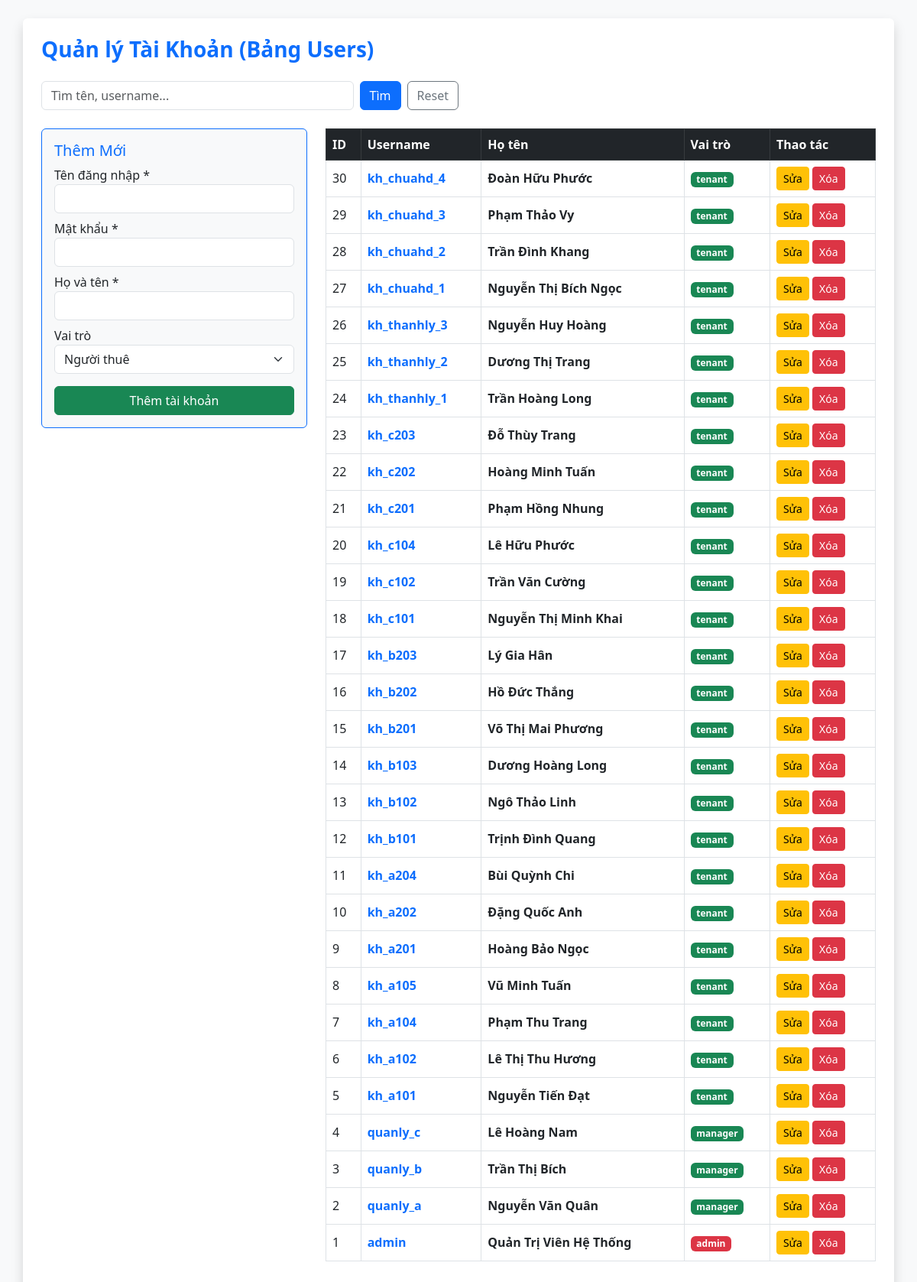
The app's page /BaiTapCaNhan/02_NguyenAnhNgoc/UserController.php with its own data.
### tables this page shows
CREATE TABLE `users` (
  `id` int NOT NULL AUTO_INCREMENT,
  `username` varchar(50) NOT NULL,
  `password` varchar(255) NOT NULL,
  `full_name` varchar(100) NOT NULL,
  `phone` varchar(20) NOT NULL,
  `cccd` varchar(20) DEFAULT NULL,
  `birthday` date DEFAULT NULL,
  `gender` varchar(10) DEFAULT 'Nam',
  `email` varchar(100) NOT NULL,
  `occupation` varchar(100) DEFAULT NULL,
  `hometown` varchar(255) DEFAULT NULL,
  `emergency_contact` varchar(100) DEFAULT NULL,
  `status` varchar(50) DEFAULT 'Đang thuê',
  `roommate_name` varchar(100) DEFAULT NULL,
  `roommate_phone` varchar(20) DEFAULT NULL,
  `role` enum('admin','landlord','tenant','manager') NOT NULL DEFAULT 'tenant',
  `preferred_room_id` int DEFAULT NULL,
  `created_at` timestamp NULL DEFAULT CURRENT_TIMESTAMP,
  PRIMARY KEY (`id`),
  UNIQUE KEY `username` (`username`),
  UNIQUE KEY `email` (`email`)
);

### BaiTapCaNhan/02_NguyenAnhNgoc/UserController.php (called while the page is built, shortened)
<?php
require_once __DIR__ . '/UserRepository.php';
class UserController {
    private $repository;
    public function __construct() {
        $this->repository = new UserRepository();
    }
    public function index() {
        $edit_user = null;
        $keyword = trim($_GET['keyword'] ?? '');
        $users = $this->repository->getUsers($keyword);
        require_once __DIR__ . '/views/index.php';
    }
}
$controller = new UserController();
$controller->index();
?>

### BaiTapCaNhan/02_NguyenAnhNgoc/UserRepository.php (called while the page is built, shortened)
<?php
class UserRepository {
    private $conn;
    public function __construct() {
        try {
            $this->conn = new PDO("mysql:host=localhost;dbname=quan_ly_nha_tro;charset=utf8mb4", "root", "");
            $this->conn->setAttribute(PDO::ATTR_ERRMODE, PDO::ERRMODE_EXCEPTION);
        } catch(PDOException $e) {
            die("Lỗi kết nối CSDL: " . $e->getMessage());
        }
    }
    public function getUsers($keyword = '') {
        $sql = "SELECT * FROM users";
        $sql .= " ORDER BY id DESC";
        $stmt = $this->conn->prepare($sql);
        $stmt->execute();
        return $stmt->fetchAll(PDO::FETCH_ASSOC);
    }
}
?>

### BaiTapCaNhan/02_NguyenAnhNgoc/views/index.php (the view, shortened to what this page needs)
<!DOCTYPE html>
<html lang="vi">
<head>
    <link href="https://cdn.jsdelivr.net/npm/bootstrap@5.3.0/dist/css/bootstrap.min.css" rel="stylesheet">
</head>
<body class="bg-light p-4">
    <div class="container bg-white p-4 rounded shadow">
        <h3 class="fw-bold mb-4 text-primary">Quản lý Tài Khoản (Bảng Users)</h3>
        <form method="GET" action="UserController.php" class="d-flex mb-4 w-50">
            <input type="text" name="keyword" class="form-control me-2" placeholder="Tìm tên, username..." value="<?= htmlspecialchars($keyword ?? '') ?>">
            <button type="submit" class="btn btn-primary">Tìm</button>
            <a href="UserController.php" class="btn btn-outline-secondary ms-2">Reset</a>
        </form>
        <div class="row">
            <div class="col-md-4 mb-4">
                <div class="card card-body bg-light border-primary">
                    <h5 class="card-title text-primary"><?= !empty($edit_user) ? 'Sửa Tài Khoản' : 'Thêm Mới' ?></h5>
                    <form method="POST" action="UserController.php">
                        <div class="mb-2">
                            <label>Tên đăng nhập *</label>
                            <input type="text" name="username" class="form-control" value="<?= !empty($edit_user) ? htmlspecialchars($edit_user['username']) : '' ?>" <?= !empty($edit_user) ? 'readonly' : 'required' ?>>
                        </div>
                        <?php if (empty($edit_user)): ?>
                        <div class="mb-2">
                            <label>Mật khẩu *</label>
                            <input type="password" name="password" class="form-control" required>
                        </div>
                        <?php endif; ?>
                        <div class="mb-2">
                            <label>Họ và tên *</label>
                            <input type="text" name="full_name" class="form-control" value="<?= !empty($edit_user) ? htmlspecialchars($edit_user['full_name']) : '' ?>" required>
                        </div>
                        <div class="mb-3">
                            <label>Vai trò</label>
                            <select name="role" class="form-select">
                                <option value="tenant" <?= (!empty($edit_user) && $edit_user['role'] == 'tenant') ? 'selected' : '' ?>>Người thuê</option>
                            </select>
                        </div>
                        <button type="submit" class="btn <?= !empty($edit_user) ? 'btn-warning' : 'btn-success' ?> w-100">
                            <?= !empty($edit_user) ? 'Cập nhật' : 'Thêm tài khoản' ?>
                        </button>
                    </form>
                </div>
            </div>
            <div class="col-md-8">
                <table class="table table-bordered table-hover align-middle">
                    <thead class="table-dark">
                        <tr>
                            <th>ID</th><th>Username</th><th>Họ tên</th><th>Vai trò</th><th>Thao tác</th>
                        </tr>
                    </thead>
                    <tbody>
                        <?php if (!empty($users)): ?>
                            <?php foreach ($users as $user): ?>
                                <tr>
                                    <td><?= $user['id'] ?></td>
                                    <td class="text-primary fw-bold"><?= htmlspecialchars($user['username']) ?></td>
                                    <td class="fw-bold"><?= htmlspecialchars($user['full_name']) ?></td>
                                    <td>
                                        <span class="badge <?= $user['role'] == 'admin' ? 'bg-danger' : ($user['role'] == 'landlord' ? 'bg-primary' : 'bg-success') ?>">
                                            <?= htmlspecialchars($user['role']) ?>
                                        </span>
                                    </td>
                                    <td>
                                        <a href="UserController.php?edit_id=<?= $user['id'] ?>" class="btn btn-sm btn-warning">Sửa</a>
                                        <form method="POST" action="UserController.php" style="display:inline;" onsubmit="return confirm('Bạn có chắc muốn xóa?');">
                                            <button type="submit" class="btn btn-sm btn-danger">Xóa</button>
                                        </form>
                                    </td>
                                </tr>
                            <?php endforeach; ?>
                        <?php else: ?>
                            <tr><td colspan="5" class="text-center py-4">Chưa có dữ liệu</td></tr>
                        <?php endif; ?>
                    </tbody>
                </table>
            </div>
        </div>
    </div>
</body>
</html>

### records on screen
users: id "30", username "kh_chuahd_4", full_name "Đoàn Hữu Phước", role "tenant"
users: id "29", username "kh_chuahd_3", full_name "Phạm Thảo Vy", role "tenant"
users: id "28", username "kh_chuahd_2", full_name "Trần Đình Khang", role "tenant"
users: id "27", username "kh_chuahd_1", full_name "Nguyễn Thị Bích Ngọc", role "tenant"
users: id "26", username "kh_thanhly_3", full_name "Nguyễn Huy Hoàng", role "tenant"
users: id "25", username "kh_thanhly_2", full_name "Dương Thị Trang", role "tenant"
users: id "24", username "kh_thanhly_1", full_name "Trần Hoàng Long", role "tenant"
users: id "23", username "kh_c203", full_name "Đỗ Thùy Trang", role "tenant"
users: id "22", username "kh_c202", full_name "Hoàng Minh Tuấn", role "tenant"
users: id "21", username "kh_c201", full_name "Phạm Hồng Nhung", role "tenant"
users: id "20", username "kh_c104", full_name "Lê Hữu Phước", role "tenant"
users: id "19", username "kh_c102", full_name "Trần Văn Cường", role "tenant"
users: id "18", username "kh_c101", full_name "Nguyễn Thị Minh Khai", role "tenant"
users: id "17", username "kh_b203", full_name "Lý Gia Hân", role "tenant"
users: id "16", username "kh_b202", full_name "Hồ Đức Thắng", role "tenant"
users: id "15", username "kh_b201", full_name "Võ Thị Mai Phương", role "tenant"
users: id "14", username "kh_b103", full_name "Dương Hoàng Long", role "tenant"
users: id "13", username "kh_b102", full_name "Ngô Thảo Linh", role "tenant"
users: id "12", username "kh_b101", full_name "Trịnh Đình Quang", role "tenant"
users: id "11", username "kh_a204", full_name "Bùi Quỳnh Chi", role "tenant"
users: id "10", username "kh_a202", full_name "Đặng Quốc Anh", role "tenant"
users: id "9", username "kh_a201", full_name "Hoàng Bảo Ngọc", role "tenant"
users: id "8", username "kh_a105", full_name "Vũ Minh Tuấn", role "tenant"
users: id "7", username "kh_a104", full_name "Phạm Thu Trang", role "tenant"
users: id "6", username "kh_a102", full_name "Lê Thị Thu Hương", role "tenant"
users: id "5", username "kh_a101", full_name "Nguyễn Tiến Đạt", role "tenant"
users: id "4", username "quanly_c", full_name "Lê Hoàng Nam", role "manager"
users: id "3", username "quanly_b", full_name "Trần Thị Bích", role "manager"
users: id "2", username "quanly_a", full_name "Nguyễn Văn Quân", role "manager"
users: id "1", username "admin", full_name "Quản Trị Viên Hệ Thống", role "admin"
